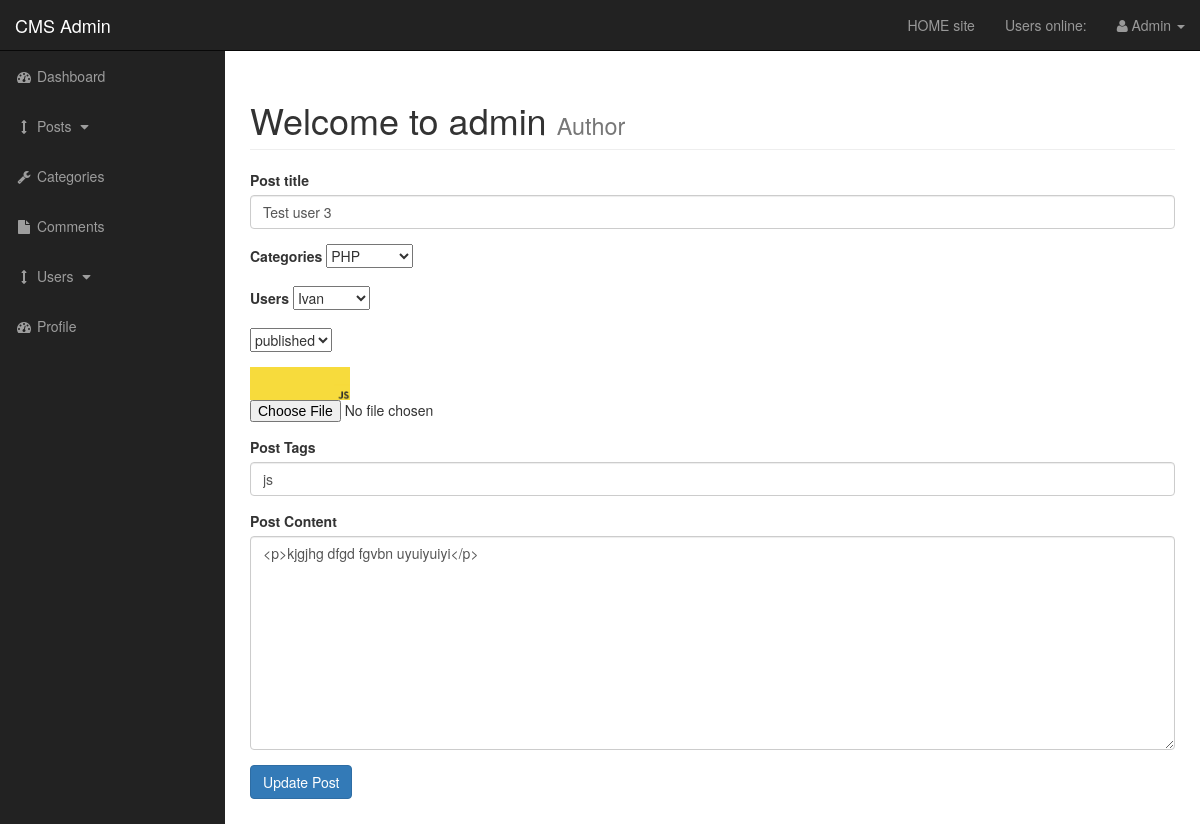
The page /admin/posts.php?source=edit_post&p_id=60 (signed in) on the database its author committed.
### tables this page shows
CREATE TABLE `posts` (
  `post_id` int(3) NOT NULL,
  `post_category_id` int(3) NOT NULL,
  `post_title` varchar(255) NOT NULL,
  `post_author` varchar(255) NOT NULL,
  `post_user` varchar(255) NOT NULL,
  `post_date` date NOT NULL,
  `post_image` text NOT NULL,
  `post_content` text NOT NULL,
  `post_tags` varchar(255) NOT NULL,
  `post_comment_count` int(11) NOT NULL,
  `post_status` varchar(255) NOT NULL DEFAULT 'draft',
  `post_views_count` int(11) NOT NULL
);

### admin/includes/edit_post.php (the view, shortened to what this page needs)
<?php
    if(isset($_GET['p_id'])) {
       $the_post_id = $_GET['p_id'];
}
    $query = "SELECT * FROM posts WHERE post_id = $the_post_id ";
    $select_posts_by_id = mysqli_query($connection, $query);
    while($row = mysqli_fetch_assoc($select_posts_by_id)) {
    $post_user = $row['post_user'];
    $post_title = $row['post_title'];
    $post_status = $row['post_status'];
    $post_image = $row['post_image'];
    $post_content = $row['post_content'];
    $post_tags = $row['post_tags'];
}
?>
<form action="" method="post" enctype="multipart/form-data">
    <div class="form-group">
      <label for="title">Post title</label>
      <input value="<?php echo $post_title; ?>" type="text" class="form-control" name="post_title">
    </div>
    <div class="form-group">
        <label for="categories">Categories</label>
        <select name="post_category" id="">
<?php
    $query = "SELECT * FROM categories";
    $select_categories = mysqli_query($connection, $query);
    while($row = mysqli_fetch_assoc($select_categories)) {
    $cat_id = $row['cat_id'];
    $cat_title = $row['cat_title'];
        echo "<option value='$cat_id'>{$cat_title}</option>";
    }
?></select>
    </div>
    <div class="form-group">
            <label for="users">Users</label>
                <select name="post_user" id="">
                    <?php echo "<option value='{$post_user}'>{$post_user}</option>"; ?>
            </select>
        </div>
    <div class="form-group">
        <select name="post_status" id="">
            <option value='<?php echo $post_status; ?>'><?php echo $post_status; ?></option>
        </select>
    </div>
     <div class="form-group">
        <img width="100" src="../images/<?php echo $post_image;?>" alt="pic" >
        <input type="file" name="image">
    </div>
      <div class="form-group">
        <label for="post_tags">Post Tags</label>
        <input value="<?php echo $post_tags; ?>" type="text" class="form-control" name="post_tags">
    </div>
    <div class="form-group">
        <label for="post_content">Post Content</label>
        <textarea  type="text" name="post_content" id='' rows="10" cols="30" class="form-control"><?php echo $post_content; ?></textarea>
    </div>
    <div class="form-group">
        <input type="submit" class="btn btn-primary" name="update_post" value="Update Post">
    </div>
</form>

### admin/css/sb-admin.css (style rules this page uses)
body { margin-top: 100px; background-color: #222; }
@media (min-width:768px) { body { margin-top: 50px; } }

### rows shown on the page
posts: post_title "Test user 3", post_user "Ivan", post_status "published", post_image (picture), post_tags "js", post_content "<p>kjgjhg dfgd fgvbn uyuiyuiyi</p>"

### other values the page prints
$_SESSION['username'] "Admin"
form field post_category "PHP"
